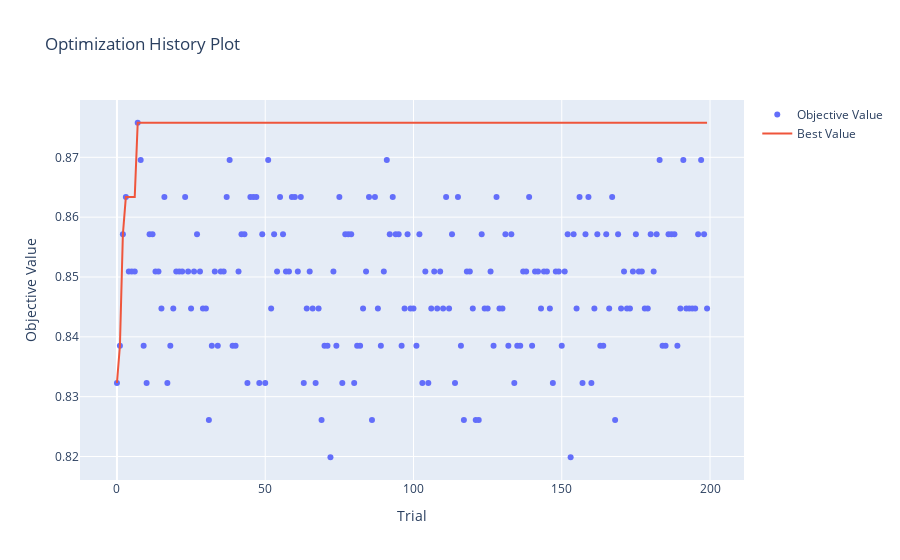

Here is the notebook cell this chart was saved with:
### Code cell
plot_optimization_history(study)

### Figure 1 — Plotly figure (JSON) as saved in the notebook; plotly's stock layout.template omitted (floating-point values rounded to 4 significant figures; data arrays with more than 128 entries replaced by an {"elided": "..."} marker saying what was removed)
{"data": [{"mode": "markers", "name": "Objective Value", "type": "scatter", "x": {"elided": "200 int values"}, "y": {"elided": "200 float values"}}, {"mode": "lines", "name": "Best Value", "type": "scatter", "x": {"elided": "200 int values"}, "y": {"elided": "200 float values"}}, {"marker": {"color": "#cccccc"}, "mode": "markers", "name": "Infeasible Trial", "showlegend": false, "type": "scatter", "x": [], "y": []}], "layout": {"title": {"text": "Optimization History Plot"}, "xaxis": {"title": {"text": "Trial"}}, "yaxis": {"title": {"text": "Objective Value"}}}}
